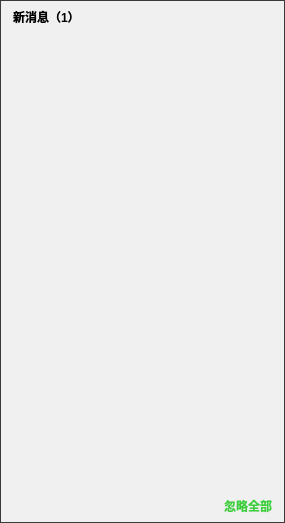
<?xml version="1.0" encoding="UTF-8"?>
<ui version="4.0">
 <class>TrayIconHoverNoticeWidget</class>
 <widget class="QWidget" name="TrayIconHoverNoticeWidget">
  <property name="geometry">
   <rect>
    <x>0</x>
    <y>0</y>
    <width>285</width>
    <height>523</height>
   </rect>
  </property>
  <property name="windowTitle">
   <string>TrayIconHoverNoticeWidget</string>
  </property>
  <property name="styleSheet">
   <string notr="true">QWidget{
	font-family:&quot;微软雅黑&quot;;
}

QWidget#TrayIconHoverNoticeWidget
{
	width:200px;
	min-width:200px;
	background:#EEF0F0F0;
	border:1px solid #3A3A3A;
}

QListWidget
{
	border:none;
	background:#00000000;
}
QListWidget:item
{
	border:none;
	background:#00000000;
}

QListView {
    show-decoration-selected: 1; 
    outline:0px;
}
QListView::item:selected {
    border: none;
    background: #FFE090;
}

QListView::item:hover {
    background: #FFE090;
}

QLabel#title
{
	min-height:34px;
	height:34px;
	font-size:12px;
	font:bold;
	padding-left:10px;
}

QPushButton
{
	min-height:34px;
	height:34px;
	font-size:12px;
	border:none;
	background:#00000000;
	padding:0px 3px;
	color:#3DCE3D;
	font:bold;
}

QPushButton:hover
{
	color:#38C738;
}

QPushButton:pressed
{
	color:#2FB82F;
}</string>
  </property>
  <layout class="QVBoxLayout" name="verticalLayout">
   <property name="spacing">
    <number>0</number>
   </property>
   <property name="leftMargin">
    <number>0</number>
   </property>
   <property name="topMargin">
    <number>0</number>
   </property>
   <property name="rightMargin">
    <number>0</number>
   </property>
   <property name="bottomMargin">
    <number>0</number>
   </property>
   <item>
    <widget class="QLabel" name="title">
     <property name="text">
      <string>新消息（1）</string>
     </property>
    </widget>
   </item>
   <item>
    <widget class="QListWidget" name="listWidget">
     <property name="horizontalScrollBarPolicy">
      <enum>Qt::ScrollBarAlwaysOff</enum>
     </property>
     <property name="alternatingRowColors">
      <bool>false</bool>
     </property>
     <property name="verticalScrollMode">
      <enum>QAbstractItemView::ScrollPerPixel</enum>
     </property>
    </widget>
   </item>
   <item>
    <widget class="QWidget" name="widget" native="true">
     <layout class="QHBoxLayout" name="horizontalLayout">
      <property name="spacing">
       <number>0</number>
      </property>
      <property name="leftMargin">
       <number>10</number>
      </property>
      <property name="topMargin">
       <number>0</number>
      </property>
      <property name="rightMargin">
       <number>10</number>
      </property>
      <property name="bottomMargin">
       <number>0</number>
      </property>
      <item>
       <spacer name="horizontalSpacer">
        <property name="orientation">
         <enum>Qt::Horizontal</enum>
        </property>
        <property name="sizeHint" stdset="0">
         <size>
          <width>125</width>
          <height>20</height>
         </size>
        </property>
       </spacer>
      </item>
      <item>
       <widget class="QPushButton" name="ignore">
        <property name="text">
         <string>忽略全部</string>
        </property>
       </widget>
      </item>
     </layout>
    </widget>
   </item>
  </layout>
 </widget>
 <layoutdefault spacing="6" margin="11"/>
 <resources/>
 <connections/>
</ui>
